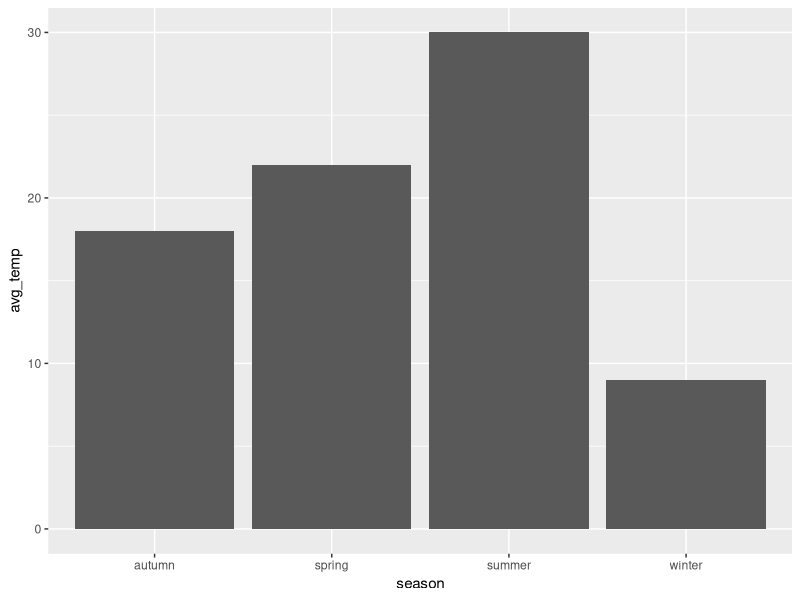
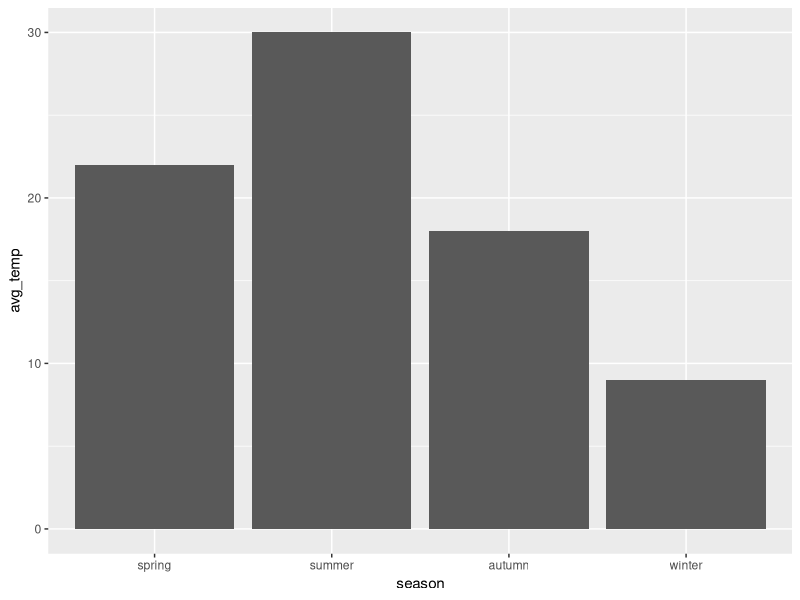

The R source for these figures, in order: (Note: this script raises an error after producing the figures.)





################################################################################
## 10 RStudio #####
################################################################################
1 + 1            # Ctr + Enter -> run
test = 1 + 1     # define object
################################################################################
## 12. package #####
################################################################################
.libPaths()
install.packages("GGally")
install.packages("patchwork")

require(GGally)
require(patchwork)
################################################################################
## 13 .Rprofile #####
################################################################################
require(stats)
require(tidyverse)
require(GGally)
require(patchwork)
require(lubridate)
################################################################################
## 14 Global option #####
################################################################################
# uncheck
# Tools > General > Basic Tab (RStudio > Preferences > General > Basic Tab)
# Workspace
# ( ) Restore .RData into worckspace at startup
# Save workspace to .RData on exit: Never
################################################################################
## 20 numerical data: integer, double #####
################################################################################
typeof(1L)      # integr
typeof(1)       # double
typeof(3.14)    # double
################################################################################
## 21 character data: character #####
################################################################################
typeof("apple") # character
typeof("10")    # character
typeof(10)      # double 
################################################################################
## 22 factor data: factor #####
################################################################################
vec_season_chr = 
 c("spring", "summer", "autumn", "winter")
vec_season_fct = 
 factor(vec_season_chr)

# change levels' order
df =
 tibble(
  season = vec_season_chr,
  avg_temp =c(22, 30, 18, 9)
 )
df %>%  # Ctrl + Shift + M
 ggplot(aes(x = season, y = avg_temp)) +
 geom_bar(stat = "identity")

vec_season_fct_rev =
 vec_season_fct %>% 
 fct_relevel("spring", "summer", "autumn", "winter")

df_rev =
 tibble(
  season = vec_season_fct_rev,
  avg_temp =c(22, 30, 18, 9)
 )

df_rev %>%
 ggplot(aes(x = season, y = avg_temp)) +
 geom_bar(stat = "identity")
################################################################################
## 23 order data: order #####
################################################################################
vec_season_chr =
 c("spring", "summer", "autumn", "winter")

vec_season_ord =
 factor(vec_season_chr, ordered = TRUE)     # ordered option

vec_season_fct =
 factor(vec_season_chr)

df_order =
 tibble(
  season =
   vec_season_ord %>% 
   fct_relevel("spring", "summer", "autumn", "winter"),
  avg_tmp =
   c(22, 20, 18, 9)
 )

df_factor =
 tibble(
  season =
   vec_season_fct %>% 
   fct_relevel("spring", "summer", "autumn", "winter"),
  avg_tmp =
   c(22, 20, 18, 9)
 )

df_order %>%
 filter(
  season >= "autumn"
 )

df_factor %>%
 filter(
  season >= "autumn"
 )
################################################################################
## 24 logical data: logical #####
################################################################################
typeof(TRUE)
typeof(FALSE)
################################################################################
## 26 vector #####
################################################################################
c(1, 5, 8, 13, 4)
c("a", "b", "CD", "EFg", "hiJK")
c(TRUE, TRUE, FALSE, TRUE, FALSE)
################################################################################
## 27 vector calculation #####
################################################################################
int_a = c(1, 5, 8, 13, 4)
int_b = c(2, 3, 5, 10, 98)
int_a + int_b

chr_a = c("a", "b", "c", "d", "e")
chr_b = c("1", "2", "3", "4", "5")
chr_a + chr_b

lgl_a = c(TRUE, TRUE, FALSE, FALSE, TRUE)
lgl_b = c(FALSE, FALSE, TRUE, FALSE, TRUE)
lgl_a + lgl_b

lgl_a_rev = c(1, 1, 0, 0, 1)
lgl_b_rev = c(0, 0, 1, 0, 1)
lgl_a_rev + lgl_b_rev
lgl_a_rev + lgl_b
################################################################################
## 28 recycle #####
################################################################################
c(1, 5, 8, 13) + c(2, 3)     # recycle
c(1, 5, 8, 13) + c(2, 3, 9)  # error
################################################################################
## 29 extract elements from vector #####
################################################################################
vec = c(1, 5, 8, 13, 4)
vec[3]                   # 3rd
vec[c(2, 4)]             # 2nd and 4th
vec[c(-1, -3)]           # not 1st, not 3rd

vec =
 c("one" =1,"two"= 5, "three" = 8, "four" = 13, "five" = 4)  # name
vec[c(1,3)]                                                  # 1st and 3rd
vec[c("one", "three")]                                       # name

vec = c(1, 5, 8, 13, 4)
vec[c(TRUE, FALSE, TRUE, TRUE, FALSE)]  # vector : TRUE
vec >= 5                                # logical: TRUE or FALSE
vec[vec >= 5]                           # vector : TRUE
################################################################################
## 30 Rbase function #####
################################################################################
vec = c(1, 5, 8, 13, 4)
sum(vec)
mean(vec)
median(vec)
max(vec)
min(vec)
quantile(vec)
var(vec)
sd(vec)

lgl_vec = c(TRUE, TRUE, FALSE, FALSE, TRUE)
sum(lgl_vec)   # count TRUE
mean(lgl_vec)  # rate of TRUE
################################################################################
## 31 make vector #####
################################################################################
# 1 to 10 same interval
1:10
# 1.5 to 10.1 range 8 same interval
seq(1.5, 10.1, length = 8)
# 1.5 to 10.1 interval 2.5
seq(1.5, 10.1, by = 2.5)
# c("red", "blue", "black") repeat three times
rep(c("red", "blue", "black"), times = 3)
# c("red", "blue", "black") repeat length 10
rep(c("red", "blue", "black"), length = 10)
# c("red", "blue", "black") repeat five times each element
rep(c("red", "blue", "black"), each = 5)
# 1 to 5 repeat five times each element
rep(1:5, each = 5)
################################################################################
## 34 make logical vector #####
################################################################################
# x: 1-10 define vector
x = 1:10
# y: c(1, 3, 4, 7, 2) define vector
y = c(1, 3, 4, 7, 2)
# Is x equal to y?
x == y
# Is x not equal to y?
x != y
# Is x same or more than y?
x >= y
# Is x less than y?
x < y
# Is x included in y?
x %in% y
################################################################################
## 35 logical vector calculation #####
################################################################################
# cabbage size vector
size_vec = 
 c(7, 13, 5, 25, 38, 57, 18, 9, 32, 28)
# same or more than 10?
lgl_vec_1 =
 size_vec >= 10
# same or less than 30?
lgl_vec_2 =
 size_vec <= 30
# AND
lgl_vec_1 & lgl_vec_2
# OR
lgl_vec_1 | lgl_vec_2
# XOR
xor(lgl_vec_1, lgl_vec_2)
# NOT
!lgl_vec_1
!lgl_vec_2
# ANY: is there TRUE?
any(lgl_vec_1)
any(lgl_vec_2)
# ALL: is it all TRUE?
all(lgl_vec_1)
all(lgl_vec_2)
################################################################################
## 37 list #####
################################################################################
list_sample =
 list(
  c(1, 3, 4, 7, 2),        # int
  c("d", "a", "t", "a"),   # chr
  8,                       # int
  list(                    # list
   c(2, 0, 2, 0),          # int
   c("c", "a", "t")        # chr
  ),
  c(TRUE, FALSE, TRUE)     # logi
 )
################################################################################
## 38 extract elements from list #####
################################################################################
list_sample[[2]]       # vector (without list)
list_sample[2]         # list
list_sample[[4]][[1]]  # vector (without list)
list_sample[4]         # list
################################################################################
## 39 named list #####
################################################################################
list_sample_name =
 list(
  "one" = c(1, 3, 4, 7, 2),
  "two" = c("d", "a", "t", "a"),
  "three" = 8,
  "four" = list(
   c(2, 0, 2, 0),
   c("c", "a", "t")
  ),
  "five" = c(TRUE, FALSE, TRUE)
 )

list_sample_name[[1]]      # 1st
list_sample_name[["one"]]  # name == "one"
list_sample_name$one       # name == "one"
################################################################################
## 41 dataframe #####
################################################################################
df =
 data.frame(
  season = 
   c("spring", "summer", "autumn", "winter"),
  avg_temp =
   c(22, 30, 18, 9)
 )
################################################################################
## 42 extract elements from dataframe #####
################################################################################
df[[1]]         # 1st : vector
df[["season"]]  # name: vector
df$season       # name: vector
################################################################################
## 43 tibble #####
################################################################################
tibble(
 season = 
  c("spring", "summer", "autumn", "winter"),
 avg_temp =
  c(22, 30, 18, 9)
)
################################################################################
## 45 define function #####
################################################################################
add_1 = function(x){
 y = x +1
 return(y)
}
add_1(10)    # 10 + 1
add_1(1:10)  # 1:10 +1
################################################################################
## 47 modify function #####
################################################################################
head(iris)
iris_setosa =
 iris %>% 
 tibble() %>% 
 filter(Species == "setosa")

iris_versicolor =
 iris %>% 
 tibble() %>% 
 filter(Species == "versicolor")

iris_virginica =
 iris %>% 
 tibble() %>% 
 filter(Species == "virginica")

iris_setosa %>% 
 ggplot(
  mapping = aes(x = Sepal.Length, y = Petal.Length)
 ) +
 geom_point() +
 geom_smooth(method = "lm", se = FALSE) +
 theme(
  axis.text = element_text(size = 25),
  axis.title = element_text(size = 25)
 )

iris_versicolor %>% 
 ggplot(
  mapping = aes(x = Sepal.Length, y = Petal.Length)
 ) +
 geom_point() +
 geom_smooth(method = "lm", se = FALSE) +
 theme(
  axis.text = element_text(size = 25),
  axis.title = element_text(size = 25)
 )

iris_virginica %>% 
 ggplot(
  mapping = aes(x = Sepal.Length, y = Petal.Length)
 ) +
 geom_point() +
 geom_smooth(method = "lm", se = FALSE) +
 theme(
  axis.text = element_text(size = 25),
  axis.title = element_text(size = 25)
 )

## define funcrion
make_scatter = function(df, type){
 df_Species =
  df %>% 
  tibble() %>% 
  filter(Species == type)
 
 scatter =
  df_Species %>% 
  ggplot(
   mapping = aes(x = Sepal.Length, y = Petal.Length)
  ) +
  geom_point() +
  geom_smooth(method = "lm", se = FALSE) +
  theme(
   axis.text = element_text(size = 25),
   axis.title = element_text(size = 25)
  )
 
 return(scatter)
}

make_scatter(df = iris, type = "setosa")
make_scatter(df = iris, type = "versicolor")
make_scatter(df = iris, type = "virginica")
################################################################################
## 48 make external file of function #####
################################################################################
## define function of "make_scatter()" into my_functions.R
## add "source(my_functions.R, encoding = "utf8")" in ".Rprofile"
################################################################################
## 52 pipe %>%  Ctrl + Shift + M #####
################################################################################
head(txhousing)
## not use %>% 
dplyr::filter(dplyr::select(txhousing, city, year, month, sales),
       sales >= 100)
## use %>% 
txhousing %>% 
 dplyr::select(city, year, month, sales) %>%
 dplyr::filter(sales >= 100)
################################################################################
## 53 pipe  %>%  Ctrl + Shift + M #####
################################################################################
## not use %>% 
filter(
 select(txhousing, city, year, month, sales),
 sales >= 100
)
## use %>% 
filter(
 txhousing %>% select(city, year, month, sales),
 sales >= 100
)
## use %>% 
txhousing %>% select(city, year, month, sales) %>% 
 filter(
  sales >= 100
  )
################################################################################
## 56 make tibble #####
################################################################################
head(iris)
iris %>% as_tibble()
as_tibble(iris)
tibble(                                # column = row(vector)
 No. = 1:3,                            # int
 laguage = c("R", "Python", "Julia")   # chr
)
## markdown
tribble(
 ~No., ~language,
 1, "R",
 2, "Python",
 3, "Julia"
)
################################################################################
## 57 usefulness of tibble #####
################################################################################
df = tibble(int = c(5,10,76),
            dbl = c(3.124, 8.425, 5.32),
            chr = c("a", "c", "E"))

iris %>% as_tibble() %>% distinct(Species)                          # unique
data_1 = iris %>% as_tibble() %>% filter(Species == "setosa")
data_2 = iris %>% as_tibble() %>% filter(Species == "versicolor")
data_3 = iris %>% as_tibble() %>% filter(Species == "virginica")

df_rev_1 = df %>% mutate(data = list(data_1, data_2, data_3))
df_rev_1 %>% pluck("data", 1)                                       # access data_1

fig_1 = make_scatter(iris, "setosa")
fig_2 = make_scatter(iris, "versicolor")
fig_3 = make_scatter(iris, "virginica")

df_rev_2 = df_rev_1 %>% mutate(fig = list(fig_1, fig_2, fig_3))
df_rev_2 %>% pluck("fig", 2)                                        # access fig_2
df_rev_2 %>% pluck("fig", 3)                                        # access fig_3
################################################################################
## 59 dplyr::filter #####
################################################################################
diamonds
diamonds %>% dplyr::filter(carat <= 0.25)
################################################################################
## 60 dplyr::filter #####
################################################################################
df = tibble(No = 1:7,
            gender = c("M", "F", "F", "M", "F", "M", "M"),
            height = c(165, 150, 170, 175, 165, 195, 180))
df %>% dplyr::filter(gender == "F")
df %>% dplyr::filter(df$gender == "F")
df %>% dplyr::filter(c(F, T, T, F, T, F, F))
################################################################################
## 60 dplyr::filter #####
################################################################################
diamonds
# price == 377
diamonds %>% dplyr::filter(price == 377)
# depth >= 62
diamonds %>% dplyr::filter(depth >= 62)
# carat from 0.23 to 0.27
diamonds %>% dplyr::filter(between(carat, 0.23, 0.27))
diamonds %>% dplyr::filter(carat >= 0.23 & carat <= 0.27)
# cut >= Good (levels)
diamonds$cut %>% levels()
diamonds %>% dplyr::filter(cut >= "Good")
# color not "E"
diamonds %>% dplyr::filter(color != "E")
# color equals "I" or "J"
diamonds %>% dplyr::filter(color %in% c("I","J"))
diamonds %>% dplyr::filter(color == "I" | color == "J")
# cut equals "NA"
diamonds %>% dplyr::filter(is.na(cut))
# make dataframe including "NA"
df = tibble(col = c(1, 3, NA, 5, 4, 8, NA, 9, NA))
# col equals "NA"
df %>% filter(is.na(col))
# col not equal "NA"
df %>% filter(!is.na(col))
# depth >= 62 and color == "H"
diamonds %>% dplyr::filter(depth >= 62 & color == "H")
diamonds %>% dplyr::filter(depth >= 62, color == "H")
diamonds %>% dplyr::filter(depth >= 62) %>% filter(color == "H")
# depth >= 62 or color == "H"
diamonds %>% dplyr::filter(depth >= 62 | color == "H")
# depth >= 62 xor color == "H"
diamonds %>% dplyr::filter(xor(depth >= 62, color == "H"))
# depth !>= 62 and color != "H"
diamonds %>% dplyr::filter(!(depth >= 62 & color == "H"))
################################################################################
## 62 dplyr::select #####
################################################################################
iris = iris %>% as_tibble()
iris %>% dplyr::select(Sepal.Length, Species)
################################################################################
## 63 dplyr::select #####
################################################################################
iris = iris %>% as_tibble()
iris %>% dplyr::select(Sepal.Length, Species)
iris %>% dplyr::select(1, 5)
################################################################################
## 64 dplyr::select #####
################################################################################
# directly select
# Sepal.Length, Species
iris = iris %>% as_tibble()
iris %>% dplyr::select(Sepal.Length, Species)
# range
# from Sepal.Length to Petal.Width
iris %>% select(Sepal.Length:Petal.Width)
# indirectly select
# without Sepal.Length, Species
iris %>% dplyr::select(-Sepal.Length, -Petal.Width)
# starts_with
# Sepal
iris %>% dplyr::select(starts_with("Sepal"))
# ends_with
# Width
iris %>% dplyr::select(ends_with("Width"))
# contains
# l.L
iris %>% dplyr::select(contains("l.L"))
# matches
# start with "Se", contain "en"
iris %>% dplyr::select(matches("^Se.*en.*"))
# all of
# Sepal.Length to Petal.Length
var = c("Sepal.Length", "Petal.Length")
iris %>% dplyr::select(all_of(var))
iris %>% dplyr::select(var)
# as character
iris %>% dplyr::select(c("Sepal.Length", "Petal.Length"))
# everything
iris %>% select(everything())
# order of columns: Species, everything
iris %>% select(Species, everything())
# where: type of data
# dbl
iris %>% select(where(is.double))
iris %>% select(where(is.factor))
iris %>% select(where(is.character))
################################################################################
## 65 dplyr::mutate #####
################################################################################
df = tibble(No. = 1:5,
            chr = c("one", "two", "three", "four", "five"))
df %>% mutate(
 a = 10:14,
 b = 15:19,
 c = 20:24,
 d = 11111:11115
)
################################################################################
## 66 dplyr::mutate #####
################################################################################




